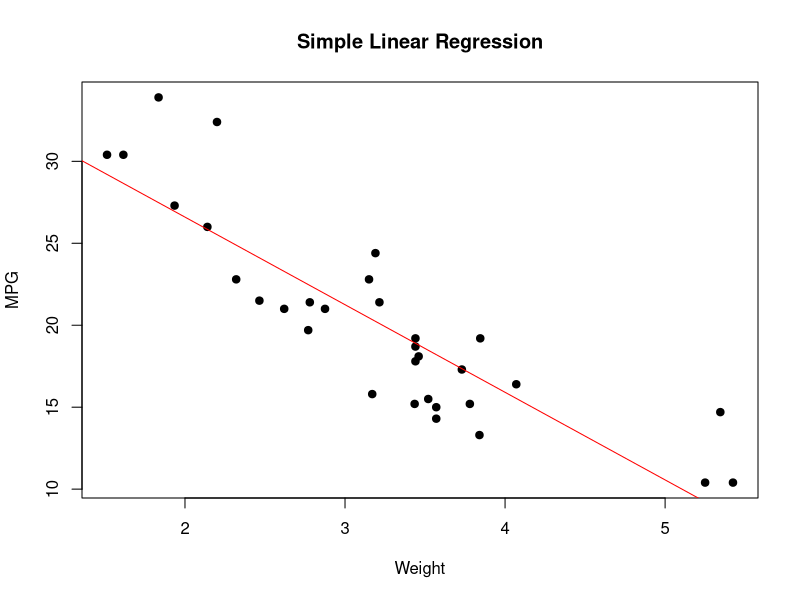

Write the R code that produced this figure.
# Exp No: 13
# Author: Don Sabu 21AD024
# Program: Linear Regression
data(mtcars)
print(str(mtcars))
model <- lm(mpg ~ wt, data = mtcars)
plot(mtcars$wt, mtcars$mpg, main="Simple Linear Regression", xlab="Weight", ylab="MPG", pch=19)
abline(model, col="red")